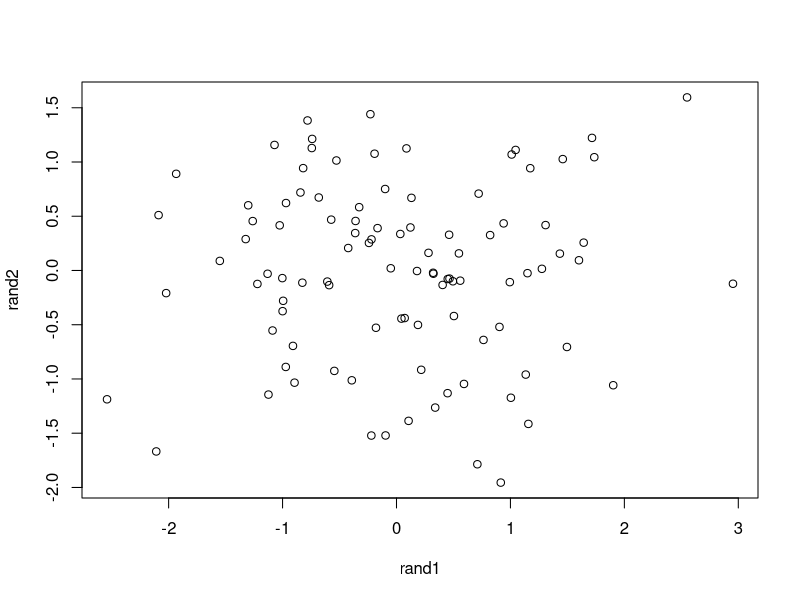
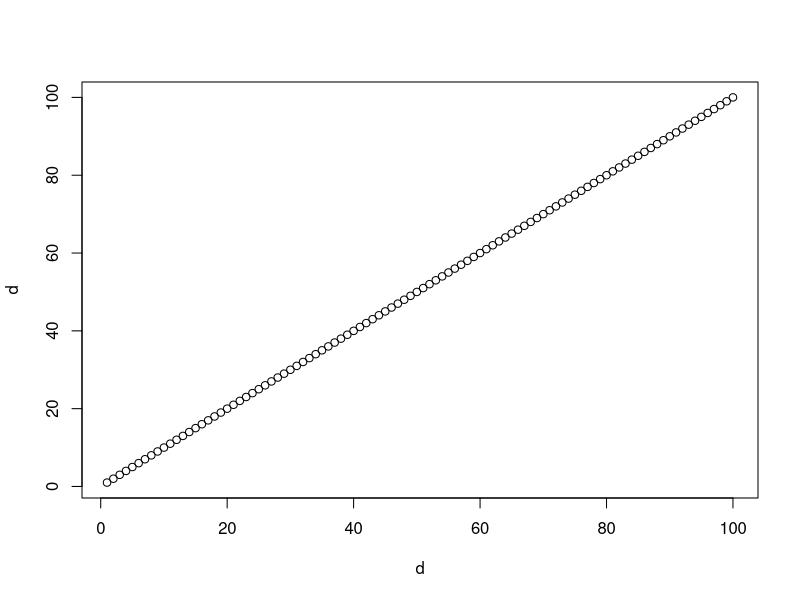

Source code (R) for these figures, in order:
# this is a comment
a <- 2
b <- 3

lst = c(1, 2, 3)

c <- a + b

rand1 <- rnorm(100)
rand2 <- rnorm(100)

draws <- cbind(rand1, rand2)
plot(draws)

d <- c(1:100)

draws2 <- cbind(d, d)
plot(draws2)